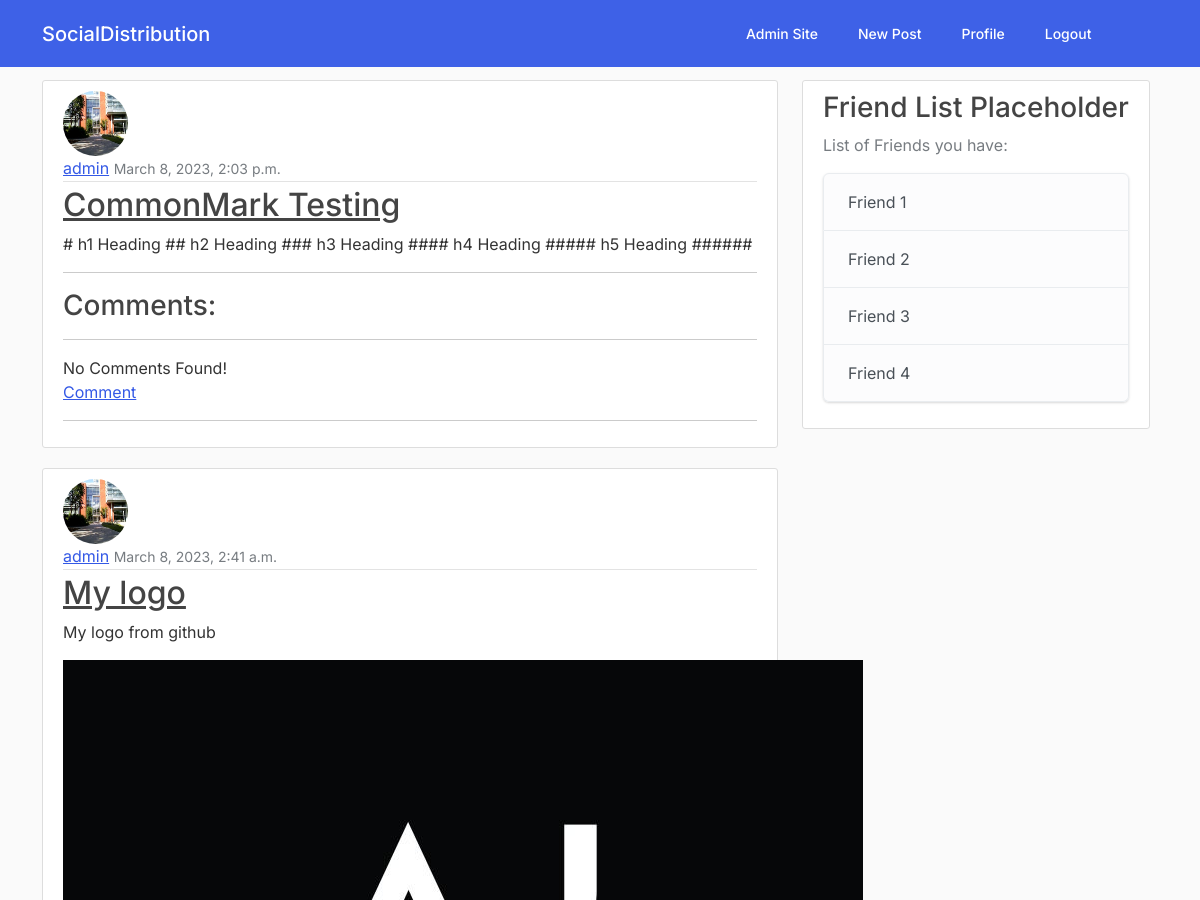
The app's page / (signed in, upper part), older data.
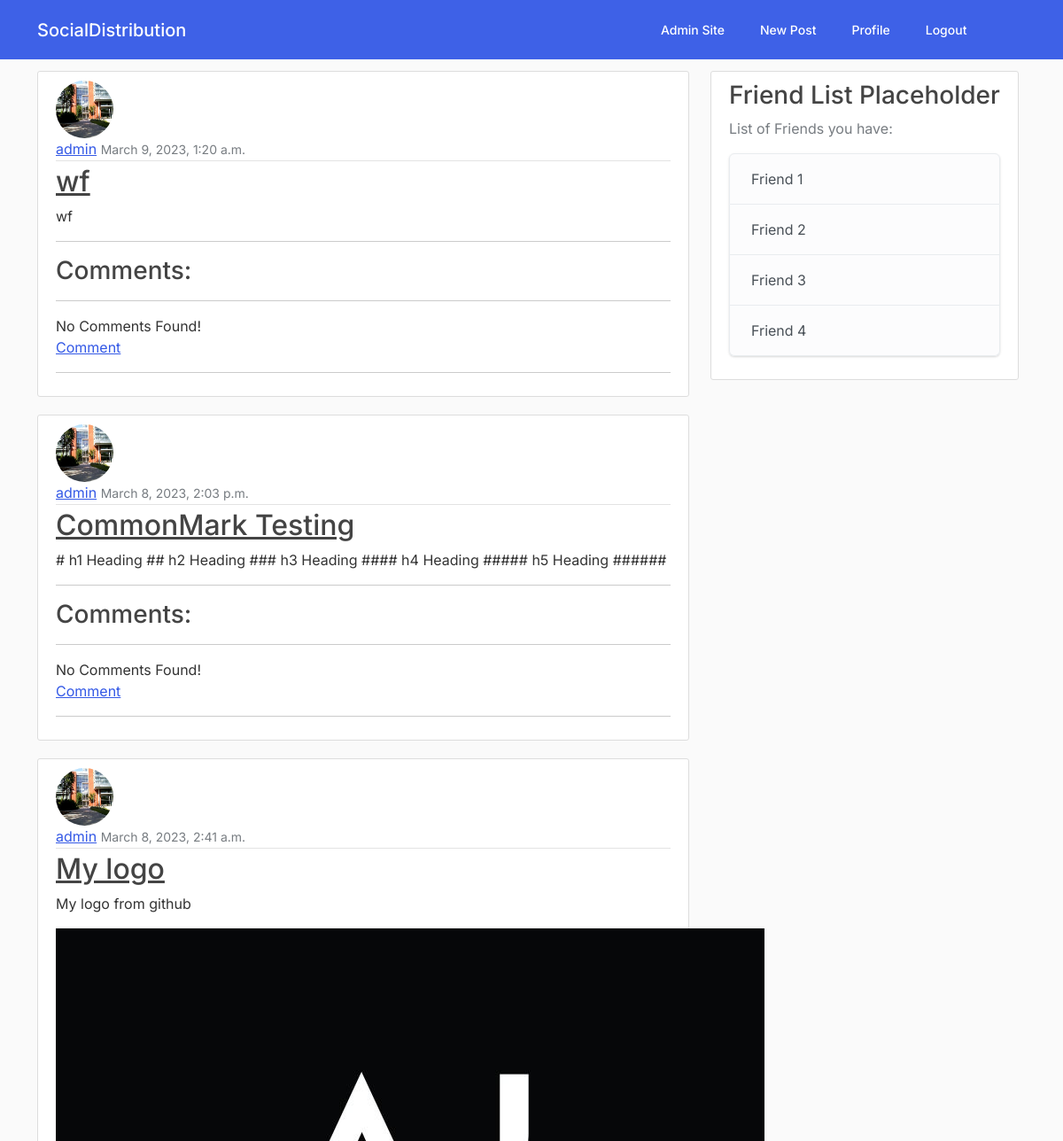
The same page, newer data.
### stream/models.py (models this page shows, shortened)
class Post(models.Model):
    title = models.CharField(max_length=100)
    content = models.TextField()                               # TextField can have more than 255 characters
    date_posted = models.DateTimeField(default=timezone.now)
    '''https://www.youtube.com/watch?v=xqFM6ykQEwo'''
    howManyLike = models.ManyToManyField(User,related_name= "howManyLike")
    image = models.ImageField(upload_to="uploads/post_photo", blank=True, null=True)
    author = models.ForeignKey(User, on_delete=models.CASCADE) # If user is deleted, all his/her posts are deleted

### users/models.py (models this page shows, shortened)
class Profile(models.Model):
    user = models.OneToOneField(User, on_delete=models.CASCADE)
    image = models.ImageField(default="default.jpg", upload_to="profile_pics")
    follows = models.ManyToManyField("self", related_name="followed_by", symmetrical= False, blank= True )

### stream/views.py (the view)
# urls.py: path('', PostListView.as_view(), name='stream-home'),
@method_decorator(login_required(login_url=reverse_lazy('welcome')), name='dispatch')
class PostListView(ListView):
    model = Post
    template_name = "stream/home.html"
    context_object_name = "posts"
    ordering = ['-date_posted']

### stream/templates/stream/home.html (shortened to what this page needs)
{% extends "stream/base.html" %}
{% load md2 %}
{% block content %}
    {% for post in posts %}
        <article class="media content-section">
            <img class="rounded-circle article-img" src="{{ post.author.profile.image.url }}">
            <div class="media-body">
            <div class="article-metadata">
                <a class="mr-2" href="#">{{ post.author }}</a>
                <small class="text-muted">{{ post.date_posted }}</small>
            </div>
            <h2><a class="article-title" href="{% url "post-detail" post.id %}">{{ post.title }}</a></h2>
            <p class="article-content">{{ post.content|markdown|urlize }}</p>
            {% if post.image %}
                <img src="{{post.image.url}}" class="post-image"/>
             {% endif %}
            <hr>
            <h3>Comments: </h2>
            <hr>
            {% if not post.main_comments.all %}
                No Comments Found!
                <br/>
                <a href = "{%url 'post-comments' post.id%}"> Comment</a>
                <hr>
            {% endif %}
            </div>
        </article>
    {% endfor %}
{% endblock content %}

### stream/templates/stream/base.html (shortened to what this page needs)
{% load static %}
<!DOCTYPE html>
<html>
    <head>
        <link rel="stylesheet" href="https://bootswatch.com/5/zephyr/bootstrap.min.css">
        <link rel="stylesheet" type="text/css" href="{% static "stream/main.css" %}">
    </head>
    <body>
        <header class="site-header">
            <nav class="navbar navbar-expand-md navbar-dark bg-primary fixed-top" style="opacity: 0.95;">
              <div class="container">
                <a class="navbar-brand mr-4" href={% url 'stream-home' %}>SocialDistribution</a>
                <div class="collapse navbar-collapse" id="navbarToggle">
                  <div class="navbar-nav" style="margin-left: auto; margin-right: 5%;">
                    {% if user.is_superuser %}
                        <a style="color: white" class="nav-item nav-link" target="_blank" href="/admin">Admin Site</a>
                    {% endif %}
                    {% if user.is_authenticated%}
                        <a style="color: white" class="nav-item nav-link" href="{% url "post-create" %}">New Post</a>
                        <a style="color: white" class="nav-item nav-link" href="{% url "profile"  %}">Profile</a>
                        <a style="color: white" class="nav-item nav-link" href="{% url "logout" %}">Logout</a>
                    {% else %}
                        <a style="color: white" class="nav-item nav-link" href="{% url "login" %}">Login</a>
                        <a style="color: white" class="nav-item nav-link" href={% url "register" %}>Register</a>
                    {% endif %}
                  </div>
                </div>
              </div>
            </nav>
          </header>
          <main role="main" class="container">
            <div class="row">
              <div class="col-md-8">
                {% block content %}{% endblock %}
              </div>
              <div class="col-md-4">
                <div class="content-section" style="position: fixed;">
                  <h3>Friend List Placeholder</h3>
                  <p class='text-muted'>List of Friends you have:
                    <ul class="list-group">
                      <li class="list-group-item list-group-item-light">Friend 1</li>
                      <li class="list-group-item list-group-item-light">Friend 2</li>
                      <li class="list-group-item list-group-item-light">Friend 3</li>
                      <li class="list-group-item list-group-item-light">Friend 4</li>
                    </ul>
                  </p>
                </div>
              </div>
            </div>
          </main>
    </body>
</html>

### stream/static/stream/main.css (style rules this page uses)
body { background: #fafafa; color: #333333; margin-top: 5rem; }
h1, h2, h3, h4, h5, h6 { color: #444444; }
ul { margin: 0; }
.site-header .navbar-nav .nav-link { color: #cbd5db; }
.content-section { background: #ffffff; padding: 10px 20px; border: 1px solid #dddddd; border-radius: 3px; margin-bottom: 20px; }
.article-title { color: #444444; }
.article-content { white-space: pre-line; overflow: hidden; white-space: nowrap; }
.article-img { height: 65px; width: 65px; margin-right: 16px; }
.article-metadata { padding-bottom: 1px; margin-bottom: 4px; border-bottom: 1px solid #e3e3e3 }

Row changes from the older to the newer data that the page shows:
added Post: author.profile.image (picture), author "admin", date_posted "March 9, 2023, 1:20 a.m.", title "wf", content "wf", shows "No Comments Found!"
